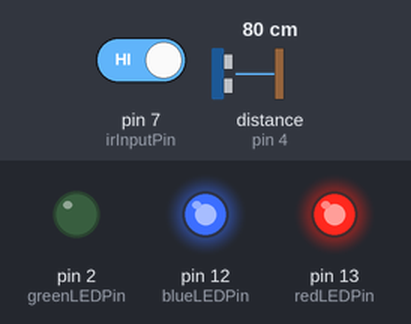
Simulated run of this sketch. Board: Arduino Uno, built with avr-gcc and run on an emulated ATmega328P. On the bench: output pins drawn as LEDs (lit = HIGH). Wiring (inferred from the names in the program): ultrasonic range finder: trigger pin 5; echo pin 4. The test bench sets the inputs (shaded band); at power-on: distance to the obstacle (sensor on pin 4) 80 cm, pin 7 (irInputPin) HIGH. The echo pulse lasts 58.3 µs per cm; pins used as bus, display or sensor lines are not drawn.

Above: at 1.2 s.
1.3 s: distance to the obstacle (sensor on pin 4) set to 13 cm
2.8 s: distance to the obstacle (sensor on pin 4) set to 10 cm
At 4.0 s:
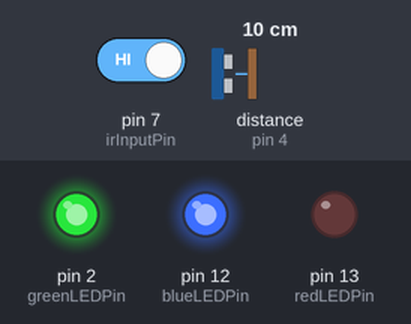
4.3 s: pin 7 (irInputPin) driven LOW
At 4.7 s:
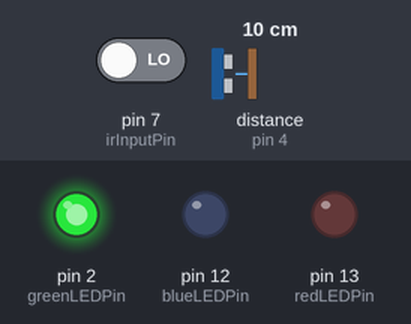
5.8 s: distance to the obstacle (sensor on pin 4) set to 18 cm
At 6.5 s:
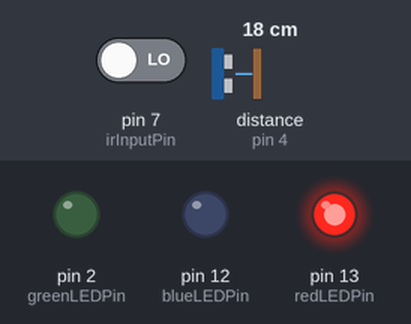
7.3 s: distance to the obstacle (sensor on pin 4) set to 2 cm
At 8.5 s:
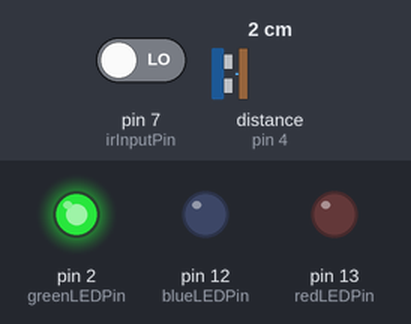
8.8 s: distance to the obstacle (sensor on pin 4) set to 35 cm
At 10.0 s:
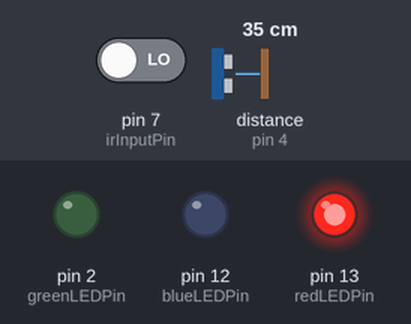
Timing chart, 0 to 11.3 s (numbered marks = the images above; inputs shaded):
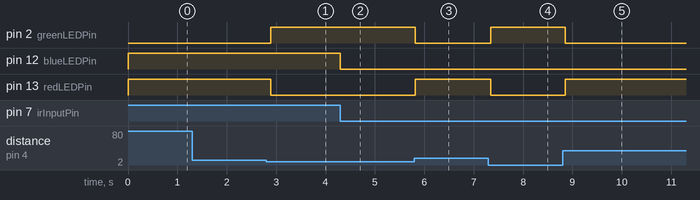

The sketch:

sensor_LED.ino
```cpp
#include<IRremote.h>

int edhoInputPin = 4;   // define ultrasonic signal receiver pin ECHO to D4
int trigOutputPin = 5;  // define ultrasonic signal transmitter pin TRIG to D5
int redLEDPin = 13;
int greenLEDPin = 2;
int blueLEDPin = 12;
int irInputPin = 7;

void setup() {
  Serial.begin(9600);
  pinMode(edhoInputPin, INPUT);
  pinMode(trigOutputPin, OUTPUT);
  pinMode(irInputPin, INPUT);
  pinMode(redLEDPin, OUTPUT);
  pinMode(greenLEDPin, OUTPUT);
  pinMode(blueLEDPin, OUTPUT);
}

void loop() {
  // 센서의 펄스 시간을 읽어서 거리로 변환
  digitalWrite(trigOutputPin, LOW);
  delayMicroseconds(2);
  digitalWrite(trigOutputPin, HIGH);  // Pulse for 10μ s to trigger ultrasonic detection
  delayMicroseconds(10);
  digitalWrite(trigOutputPin, LOW);

  int distance = pulseIn(edhoInputPin, HIGH);
  distance = distance / 58;

  if (distance <= 10) {
    // 빨간 LED OFF 초록 LED ON
    digitalWrite(redLEDPin, LOW);
    digitalWrite(greenLEDPin, HIGH);
  } else {
    // 빨간 LED ON 초록 LED OFF
    digitalWrite(redLEDPin, HIGH);
    digitalWrite(greenLEDPin, LOW);
  }

  // 전기차가 있으면 LED OFF
  // 없으면 LED ON
  if (digitalRead(irInputPin) == LOW) {
    digitalWrite(blueLEDPin, LOW);
  } else {
    digitalWrite(blueLEDPin, HIGH);
  }

  delay(100);
}
```

Measured:
- the behaviour switches between 12 and 11 cm on distance to the obstacle (sensor on pin 4) (found by bisection; images 0 and 1)
- after the input at 1.3 s, every drawn part: stays the same
- after the input at 2.8 s, pin 2 (greenLEDPin): LOW → HIGH after 0.09 s; pin 13 (redLEDPin): HIGH → LOW after 0.09 s
- after the input at 4.3 s, pin 12 (blueLEDPin): HIGH → LOW at once
- after the input at 5.8 s, pin 2 (greenLEDPin): HIGH → LOW at once; pin 13 (redLEDPin): LOW → HIGH at once
- after the input at 7.3 s, pin 2 (greenLEDPin): LOW → HIGH at once; pin 13 (redLEDPin): HIGH → LOW at once
- after the input at 8.8 s, pin 2 (greenLEDPin): HIGH → LOW after 0.05 s; pin 13 (redLEDPin): LOW → HIGH after 0.05 s
